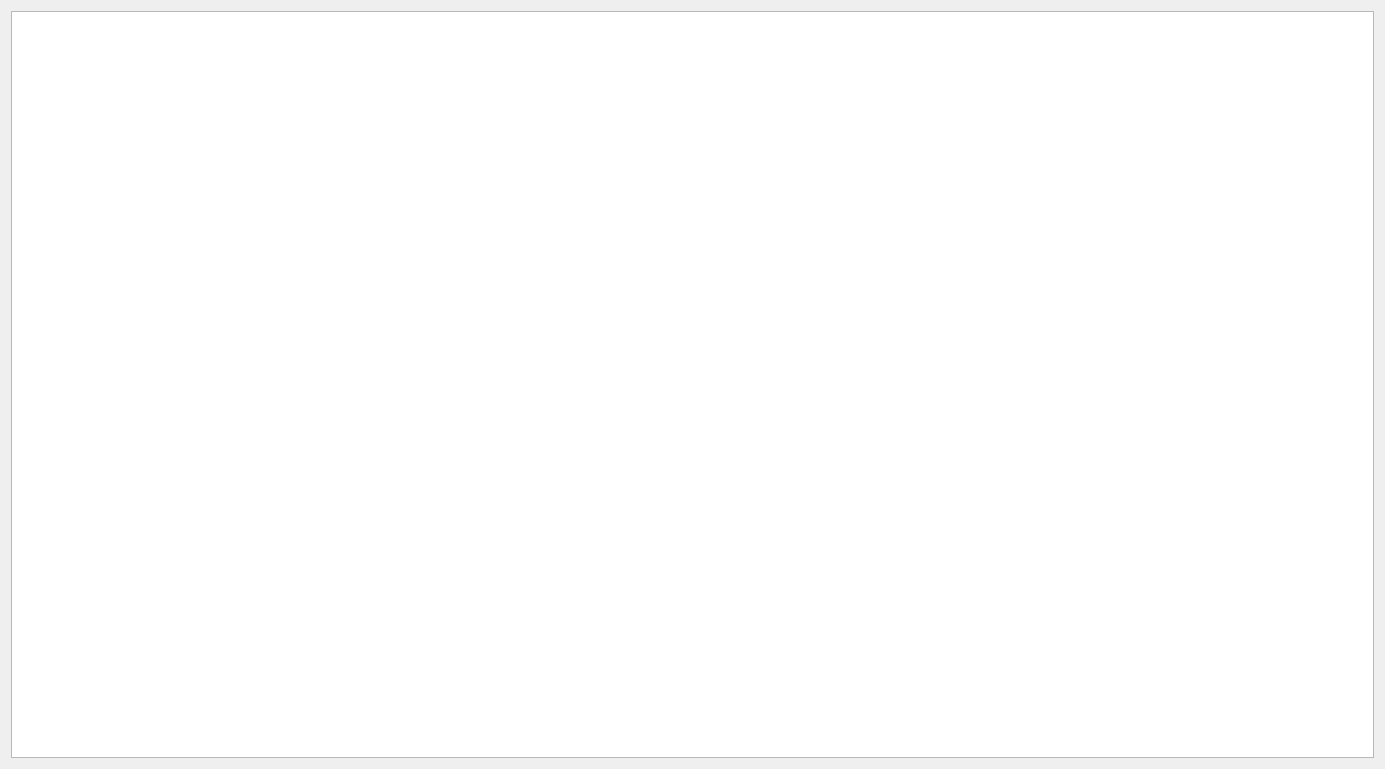
<?xml version="1.0" encoding="UTF-8"?>
<ui version="4.0">
 <class>metadataReporttDlg</class>
 <widget class="QDialog" name="metadataReporttDlg">
  <property name="geometry">
   <rect>
    <x>0</x>
    <y>0</y>
    <width>1385</width>
    <height>769</height>
   </rect>
  </property>
  <property name="windowTitle">
   <string> Winnow Metadata Repot</string>
  </property>
  <layout class="QVBoxLayout" name="verticalLayout">
   <item>
    <widget class="QTextBrowser" name="textBrowser">
     <property name="font">
      <font>
       <family>Courier New</family>
       <pointsize>12</pointsize>
      </font>
     </property>
    </widget>
   </item>
  </layout>
 </widget>
 <resources/>
 <connections/>
</ui>
